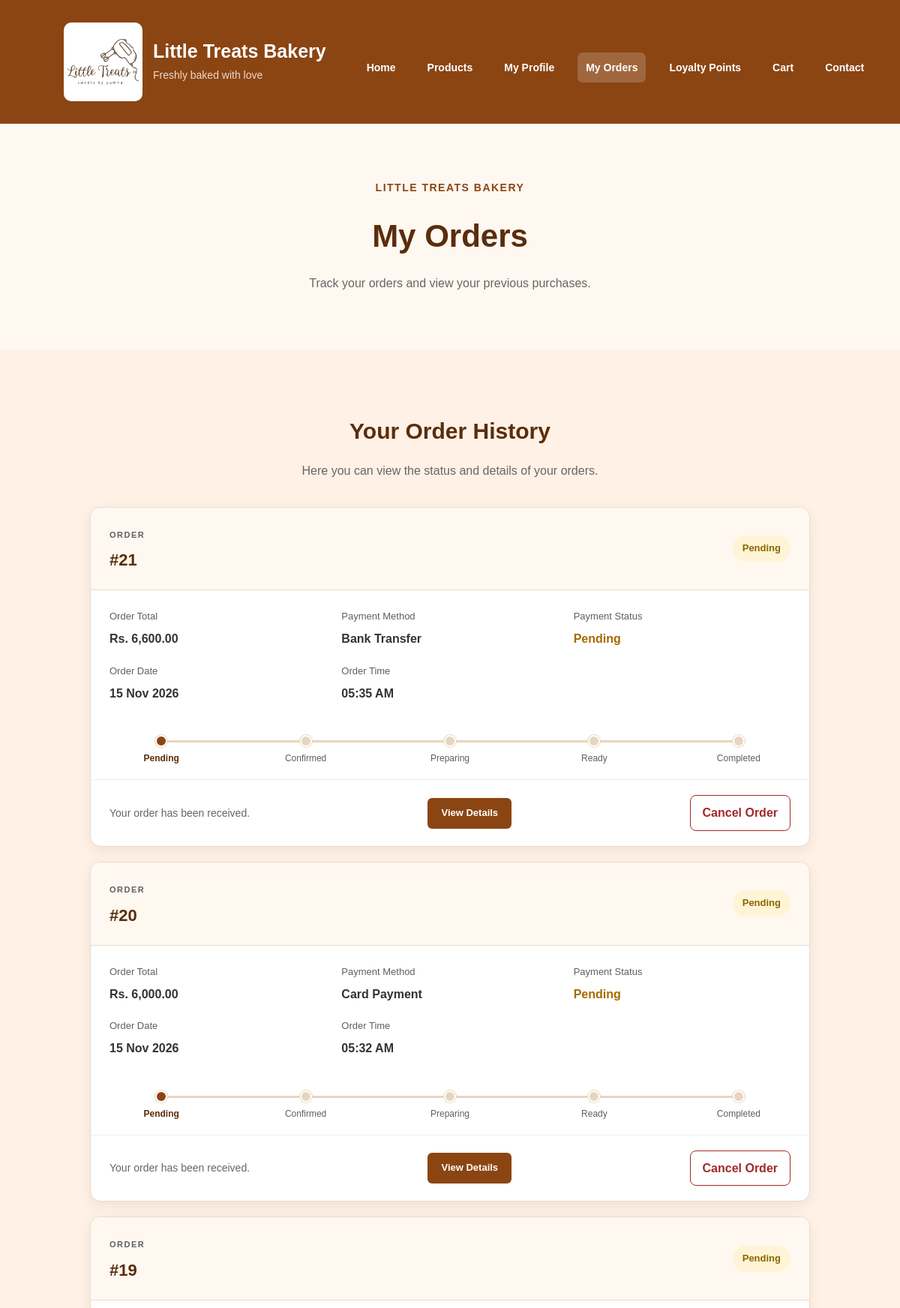
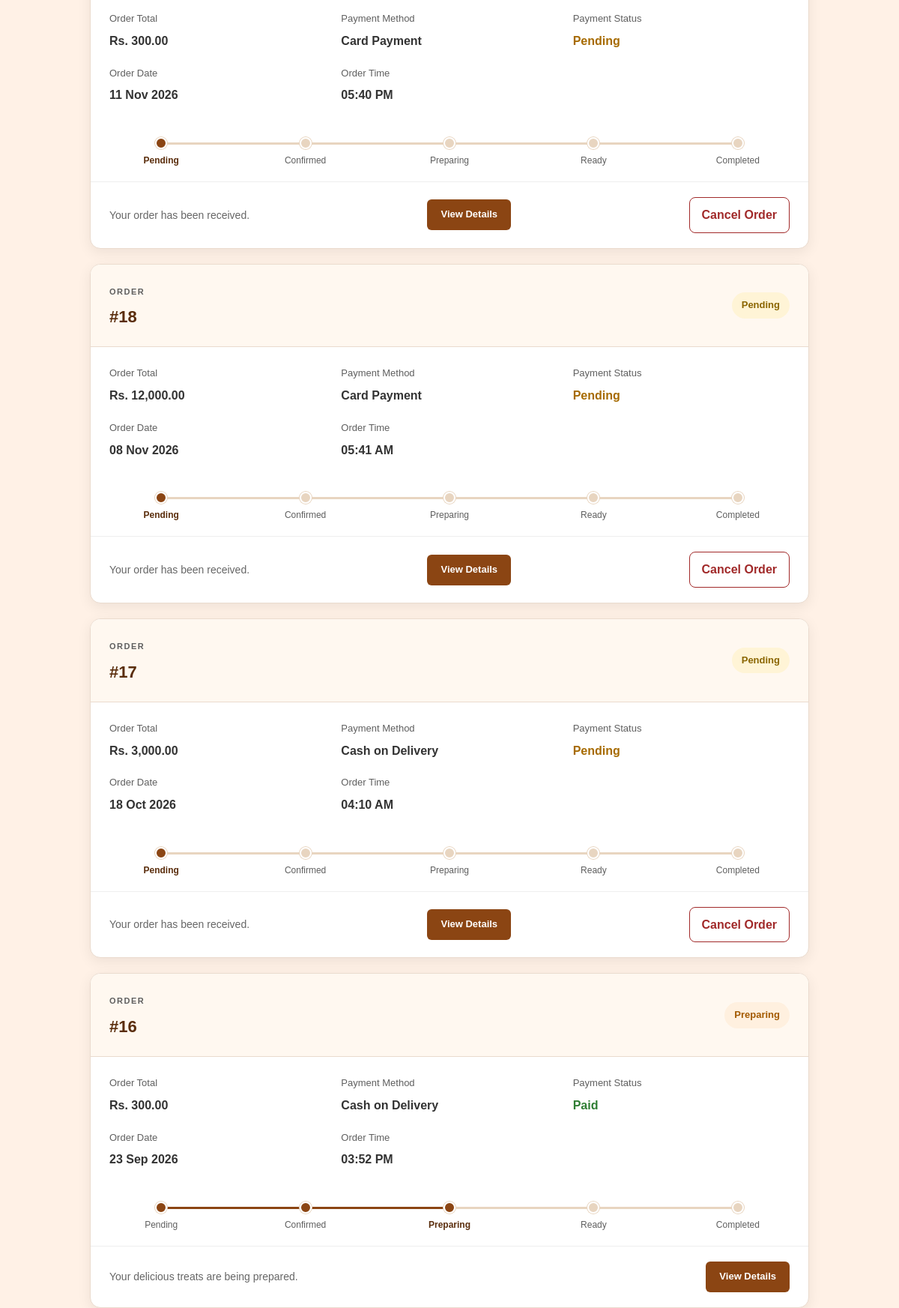
Screenshot of /my_orders.php (signed in, upper part) with the database file from the repository (2 pictures, top to bottom).
### tables this page shows
CREATE TABLE `orders` (
  `order_id` int(11) NOT NULL,
  `user_id` int(11) DEFAULT NULL,
  `order_date` timestamp NOT NULL DEFAULT current_timestamp(),
  `total_amount` decimal(10,2) DEFAULT NULL,
  `status` varchar(50) DEFAULT 'Pending',
  `order_status` varchar(50) DEFAULT 'Pending',
  `created_at` timestamp NOT NULL DEFAULT current_timestamp(),
  `payment_method` varchar(50) NOT NULL DEFAULT 'Cash on Delivery',
  `payment_status` varchar(50) NOT NULL DEFAULT 'Pending'
);

### includes/security.php (called while the page is built, shortened)
<?php
function e($value): string
{
    return htmlspecialchars((string) $value, ENT_QUOTES, "UTF-8");
}
function db_select(
    mysqli $conn,
    string $sql,
    string $types = "",
    array $params = []
): mysqli_result {
    $stmt = $conn->prepare($sql);
    if ($types !== "") {
        $stmt->bind_param($types, ...$params);
    }
    $stmt->execute();
    $result = $stmt->get_result();
    return $result;
}

### my_orders.php (the view, shortened to what this page needs)
<?php
require_once __DIR__ . "/includes/auth.php";
$user_id = $_SESSION["user_id"];
?>
<!DOCTYPE html>
<html>
<head>
    <link rel="stylesheet" href="assets/css/style.css">
</head>
<body>
<?php include __DIR__ . "/includes/header.php"; ?>
<section class="orders-hero">
    <p class="section-label">
        LITTLE TREATS BAKERY
    </p>
    <h2>
        My Orders
    </h2>
    <p>
        Track your orders and view your previous purchases.
    </p>
</section>
<main id="main-content" class="orders-container">
    <?php
    $result = db_select(
        $conn,
        "SELECT *
         FROM orders
         WHERE user_id = ?
         ORDER BY created_at DESC",
        "i",
        [(int) $user_id]
    );
    if ($result->num_rows > 0) {
    ?>
        <div class="orders-heading">
            <h2>
                Your Order History
            </h2>
            <p>
                Here you can view the status and details of your orders.
            </p>
        </div>
        <div class="orders-list">
        <?php
        while ($order = mysqli_fetch_assoc($result)) {
            $status = $order["order_status"];
            $status_class = strtolower($status);
            $payment_status = $order["payment_status"];
            $payment_status_class = strtolower($payment_status);
        ?>
            <div class="order-card">
                <div class="order-card-top">
                    <div>
                        <span class="order-label">
                            ORDER
                        </span>
                        <h3>
                            #<?php echo $order["order_id"]; ?>
                        </h3>
                    </div>
                    <span class="order-status <?php echo e($status_class); ?>">
                        <?php
                        echo htmlspecialchars(
                            $status
                        );
                        ?>
                    </span>
                </div>
                <div class="order-card-info">
                    <div>
                        <span>
                            Order Total
                        </span>
                        <strong>
                            Rs.
                            <?php
                            echo number_format(
                                $order["total_amount"],
                                2
                            );
                            ?>
                        </strong>
                    </div>
                    <div>
                        <span>
                            Payment Method
                        </span>
                        <strong>
                            <?php
                            echo htmlspecialchars(
                                $order["payment_method"]
                            );
                            ?>
                        </strong>
                    </div>
                    <div>
                        <span>
                            Payment Status
                        </span>
                        <strong class="payment-status <?php echo e($payment_status_class); ?>">
                            <?php
                            echo htmlspecialchars(
                                $payment_status
                            );
                            ?>
                        </strong>
                    </div>
                    <div>
                        <span>
                            Order Date
                        </span>
                        <strong>
                            <?php
                            echo date(
                                "d M Y",
                                strtotime(
                                    $order["created_at"]
                                )
                            );
                            ?>
                        </strong>
                    </div>
                    <div>
                        <span>
                            Order Time
                        </span>
                        <strong>
                            <?php
                            echo date(
                                "h:i A",
                                strtotime(
                                    $order["created_at"]
                                )
                            );
                            ?>
                        </strong>
                    </div>
                </div>
                <?php echo order_timeline_html($status); ?>
                <div class="order-card-bottom">
                    <span class="order-message">
                        <?php
                        if ($status == "Pending") {
                            echo "Your order has been received.";
                        } elseif ($status == "Confirmed") {
                            echo "Your order has been confirmed.";
                        } elseif ($status == "Preparing") {
                            echo "Your delicious treats are being prepared.";
                        } elseif ($status == "Ready") {
                            echo "Your order is ready.";
                        } elseif ($status == "Completed") {
                            echo "Your order has been completed. Enjoy your treats!";
                        } elseif ($status == "Cancelled") {
                            echo "This order has been cancelled.";
                        } else {
                            echo "Your order is being processed.";
                        }
                        ?>
                    </span>
                    <a
                        href="order_details.php?id=<?php echo (int) $order["order_id"]; ?>"
                        class="order-details-button"
                    >
                        View Details
                    </a>
                    <?php if ($status === "Pending") { ?>
                        <form
                            method="POST"
                            action="cancel_order.php"
                            class="inline-form"
                            data-confirm="Cancel order #<?php echo (int) $order["order_id"]; ?>?"
                        >
                            <button type="submit" class="cancel-order-button">
                                Cancel Order
                            </button>
                        </form>
                    <?php } ?>
                </div>
            </div>
        <?php
        }
        ?>
        </div>
    <?php
    }
    ?>
</main>
</body>
</html>

### includes/helpers.php (shortened to what this page needs)
<?php
function order_timeline_html(string $status): string
{
    if ($status === "Cancelled") {
        return '<p class="order-cancelled-note">This order was cancelled.</p>';
    }
    $flow = ORDER_FLOW;
    $current = array_search($status, $flow, true);
    $html = '<ol class="order-timeline" aria-label="Order progress">';
    foreach ($flow as $index => $step) {
        $class = $index < $current ? "done" : ($index === $current ? "current" : "");
        $html .= '<li class="' . $class . '"' .
                 ($index === $current ? ' aria-current="step"' : "") . '>' .
                 '<span class="dot"></span>' .
                 '<span class="label">' . e($step) . '</span></li>';
    }
    return $html . "</ol>";
}

### rows the page displays
orders: order_id "21", order_status "Pending", total_amount "6,600.00", payment_method "Bank Transfer", payment_status "Pending", created_at "15 Nov 2026", created_at "05:35 AM", step "Pending", step "Confirmed", step "Preparing", step "Ready", step "Completed", shows "Your order has been received."
orders: order_id "20", order_status "Pending", total_amount "6,000.00", payment_method "Card Payment", payment_status "Pending", created_at "15 Nov 2026", created_at "05:32 AM", step "Pending", step "Confirmed", step "Preparing", step "Ready", step "Completed", shows "Your order has been received."
orders: order_id "19", order_status "Pending", total_amount "300.00", payment_method "Card Payment", payment_status "Pending", created_at "11 Nov 2026", created_at "05:40 PM", step "Pending", step "Confirmed", step "Preparing", step "Ready", step "Completed", shows "Your order has been received."
orders: order_id "18", order_status "Pending", total_amount "12,000.00", payment_method "Card Payment", payment_status "Pending", created_at "08 Nov 2026", created_at "05:41 AM", step "Pending", step "Confirmed", step "Preparing", step "Ready", step "Completed", shows "Your order has been received."
orders: order_id "17", order_status "Pending", total_amount "3,000.00", payment_method "Cash on Delivery", payment_status "Pending", created_at "18 Oct 2026", created_at "04:10 AM", step "Pending", step "Confirmed", step "Preparing", step "Ready", step "Completed", shows "Your order has been received."
orders: order_id "16", order_status "Preparing", total_amount "300.00", payment_method "Cash on Delivery", payment_status "Paid", created_at "23 Sep 2026", created_at "03:52 PM", status "Pending", step "Confirmed", step "Ready", step "Completed", shows "Your delicious treats are being prepared."
